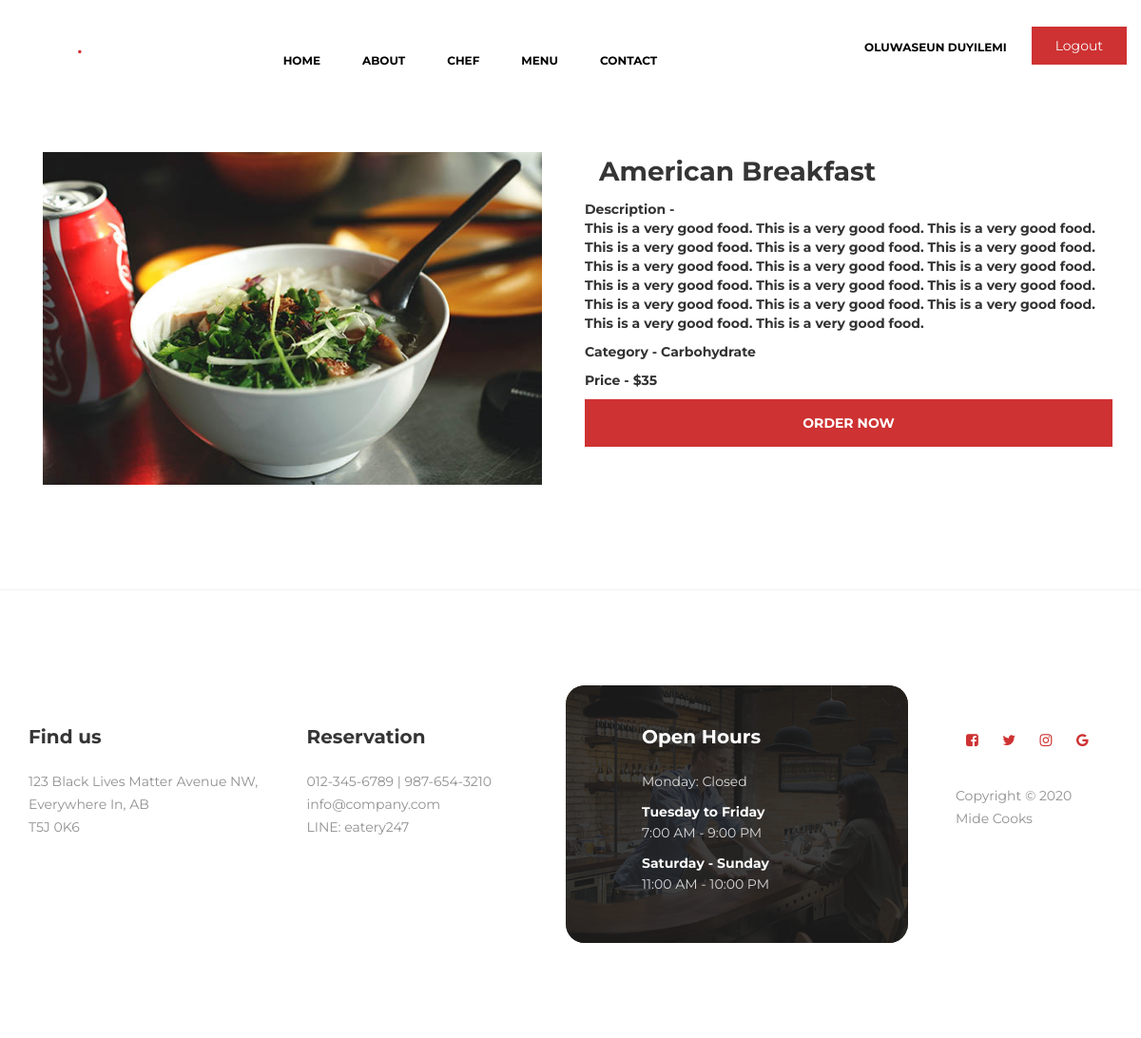
Screenshot of /food.php?id=A1234567 (signed in) with the database file from the repository.
### tables this page shows
CREATE TABLE `users` (
  `name` varchar(100) NOT NULL,
  `email` varchar(100) NOT NULL,
  `password` varchar(100) NOT NULL,
  `phone` varchar(100) NOT NULL,
  `address` varchar(100) NOT NULL
);

CREATE TABLE `menu` (
  `id` varchar(100) NOT NULL,
  `title` varchar(100) NOT NULL,
  `description` varchar(9000) NOT NULL,
  `category` varchar(100) NOT NULL,
  `price` varchar(100) NOT NULL,
  `image` varchar(100) NOT NULL
);

### food.php (the view, shortened to what this page needs)
<?php
require("connect.php");
if (isset($_SESSION['user']))
{
  $user = $_SESSION['user'];
  $Quedybbr="SELECT * FROM users WHERE email='$user'";
     $run_quedybbr=mysqli_query($conn, $Quedybbr) or die('Error!!! ,query failed'.mysql_error());
          while($profidybbr=mysqli_fetch_array($run_quedybbr))
                 {
                 $uname=$profidybbr['name'];
                 }
}
else
{
  header("location:index.php");
}
if (isset($_GET['id']))
{
  $id = $_GET['id'];
  $Quedybbr="SELECT * FROM menu WHERE id='$id'";
     $run_quedybbr=mysqli_query($conn, $Quedybbr) or die('Error!!! ,query failed'.mysql_error());
          while($profidybbr=mysqli_fetch_array($run_quedybbr))
                 {
                 $ftitle=$profidybbr['title'];
                 $fdesc=$profidybbr['description'];
                 $fprice=$profidybbr['price'];
                 $fimage=$profidybbr['image'];
                 $fcategory=$profidybbr['category'];
                 }
}
else
{
  header("location:index.php#menu?response=Sorry, you must be logged in to place orders");
}
?>
<!DOCTYPE html>
<html lang="en">
<head>
     <link rel="stylesheet" href="css/bootstrap.min.css">
     <link rel="stylesheet" href="css/font-awesome.min.css">
     <link rel="stylesheet" href="css/animate.css">
     <link rel="stylesheet" href="css/owl.carousel.css">
     <link rel="stylesheet" href="css/owl.theme.default.min.css">
     <link rel="stylesheet" href="css/magnific-popup.css">
     <link rel="stylesheet" href="css/templatemo-stylee.css">
</head>
<body>
     <section class="navbar custom-navbar navbar-fixed-top" role="navigation">
          <div class="container">
               <div class="navbar-header">
                    <a href="index.html" class="navbar-brand">Mide <span>.</span> Cooks</a>
               </div>
               <div class="collapse navbar-collapse">
                    <ul class="nav navbar-nav navbar-nav-first">
                         <li style="color:#CE3232; padding-top:14px;"><a href="index.php">Home</a></li>
                         <li style="color:#CE3232; padding-top:14px;"><a href="index.php#about">About</a></li>
                         <li style="color:#CE3232; padding-top:14px;"><a href="index.php#team">Chef</a></li>
                         <li style="color:#CE3232; padding-top:14px;"><a href="index.php#menu">Menu</a></li>
                         <li style="color:#CE3232; padding-top:14px;"><a href="index.php#contact">Contact</a></li>
                    </ul>
                    <ul class="nav navbar-nav navbar-right">
                         <li>
                           <a href="update.php"><?php if (isset($_SESSION['user'])) { echo $uname; } else  { } ?></a>
                         </li>
                         <?php
                        if (isset($_SESSION['user'])) { echo "<a href='logout.php' class='section-btn'>Logout</a>";
                         }
                         else
                         {
                         	echo "<a href='login.php' class='section-btn'>Login</a>";
                         }
                         ?>
                    </ul>
               </div>
          </div>
     </section>
     <section id="contact" data-stellar-background-ratio="0.5">
          <div class="container"><br><br><br>
               <div class="row">
                    <div class="wow fadeInUp col-md-6 col-sm-12" data-wow-delay="0.4s">
                      <div class="col-md-12 col-sm-12">
                           <div class="section-title wow fadeInUp" data-wow-delay="0.1s">
                                <h2><img src="menu/<?php echo $fimage; ?>.jpg" width="100%"></h2>
                           </div>
                      </div>
                    </div>
                    <div class="col-md-6 col-sm-12">
                         <div class="col-md-12 col-sm-12">
                              <div class="section-title wow fadeInUp" data-wow-delay="0.1s">
                                   <h2><?php echo $ftitle; ?></h2>
                              </div>
                         </div>
                         <form action="" method="post" class="wow fadeInUp" >
                              <h5 >Description -<br> <?php echo $fdesc; ?></h5>
                              <h5 >Category - <?php echo $fcategory; ?></h5>
                              <h5 >Price - $<?php echo $fprice; ?></h5>
                                   <button type="submit" class="form-control" id="cf-submit" name="submit">ORDER NOW</button>
                              </div>
                    </div>
               </div>
     </section>
     <footer id="footer" data-stellar-background-ratio="0.5">
          <div class="container">
               <div class="row">
                    <div class="col-md-3 col-sm-8">
                         <div class="footer-info">
                              <div class="section-title">
                                   <h2 class="wow fadeInUp" data-wow-delay="0.2s">Find us</h2>
                              </div>
                              <address class="wow fadeInUp" data-wow-delay="0.4s">
                              <p>123 Black Lives Matter Avenue NW,<br> Everywhere In, AB<br> T5J 0K6 </p>
                              </address>
                         </div>
                    </div>
                    <div class="col-md-3 col-sm-8">
                         <div class="footer-info">
                              <div class="section-title">
                                   <h2 class="wow fadeInUp" data-wow-delay="0.2s">Reservation</h2>
                              </div>
                              <address class="wow fadeInUp" data-wow-delay="0.4s">
                                   <p>012-345-6789 | 987-654-3210</p>
                                   <p><a href="mailto:info@midecooks.com">info@company.com</a></p>
                                   <p>LINE: eatery247 </p>
                              </address>
                         </div>
                    </div>
                    <div class="col-md-4 col-sm-8">
                         <div class="footer-info footer-open-hour">
                              <div class="section-title">
                                   <h2 class="wow fadeInUp" data-wow-delay="0.2s">Open Hours</h2>
                              </div>
                              <div class="wow fadeInUp" data-wow-delay="0.4s">
                                   <p>Monday: Closed</p>
                                   <div>
                                        <strong>Tuesday to Friday</strong>
                                        <p>7:00 AM - 9:00 PM</p>
                                   </div>
                                   <div>
                                        <strong>Saturday - Sunday</strong>
                                        <p>11:00 AM - 10:00 PM</p>
                                   </div>
                              </div>
                         </div>
                    </div>
                    <div class="col-md-2 col-sm-4">
                         <ul class="wow fadeInUp social-icon" data-wow-delay="0.4s">
                              <li><a href="#" class="fa fa-facebook-square" attr="facebook icon"></a></li>
                              <li><a href="#" class="fa fa-twitter"></a></li>
                              <li><a href="#" class="fa fa-instagram"></a></li>
                              <li><a href="#" class="fa fa-google"></a></li>
                         </ul>
                         <div class="wow fadeInUp copyright-text" data-wow-delay="0.8s">
                              <p><br>Copyright &copy; 2020 <br>Mide Cooks</p>
                         </div>
                    </div>
               </div>
          </div>
     </footer>
</body>
</html>

### css/templatemo-stylee.css (style rules this page uses)
body { background: #ffffff; font-family: 'Montserrat', sans-serif; overflow-x: hidden; }
h1,h2,h3,h4,h5,h6 { font-weight: bold; line-height: inherit; }
h2 { color: #353535; font-size: 2em; padding-bottom: 10px; }
p { color: #757575; font-size: 14px; font-weight: normal; line-height: 24px; }
html { -webkit-font-smoothing: antialiased; }
a { color: #252525; -webkit-transition: 0.5s; transition: 0.5s; text-decoration: none !important; }
.section-title { padding-bottom: 40px; }
.section-title h2 { margin: 0; }
section { position: relative; padding: 100px 0; }
.section-btn { background: #ce3232; border-radius: 0; border: 0; color: #f9f9f9; font-size: inherit; font-weight: normal; padding: 10px 25px; transition: 0.5s 0.2s; }
.custom-navbar { border: none; margin-bottom: 0; padding: 25px 0; }
.custom-navbar .navbar-brand { color: #ffffff; font-size: 18px; font-weight: bold; }
.custom-navbar .navbar-brand span { color: #ce3232; }
.custom-navbar .navbar-nav.navbar-nav-first { margin-left: 8em; }
.custom-navbar .navbar-nav.navbar-right li a { padding-right: 12px; padding-left: 12px; }
.custom-navbar .navbar-nav.navbar-right .section-btn { display: inline-block; margin: 0.2em 0 0 1em; }
.custom-navbar .nav li a { font-size: 12px; font-weight: bold; color: #000; padding-right: 22px; padding-left: 22px; text-transform: uppercase; }
@media (min-width:768px) { .custom-navbar { border-bottom: 0; background: 0 0; } }
#contact .section-title { padding-bottom: 0; }
#contact .form-control { background: transparent; border: 0; border-bottom: 1px solid #dddddd; border-radius: 0; box-shadow: none; font-size: 14px; font-weight: normal; margin-bottom: 15px; transition: all ease-in-out 0.4s; }
#contact button#cf-submit { background: #ce3232; border-radius: 0; border: 0; color: #ffffff; font-weight: bold; height: 50px; }
footer { border-top: 1px solid rgba(0,0,0,0.05); padding: 120px 0; padding-bottom: 80px; }
footer .section-title { padding-bottom: 10px; }
footer h2 { font-size: 20px; }
footer a, footer p { color: #909090; }
footer strong { color: #d9d9d9; }
footer address p { margin-bottom: 0; }
.footer-info, footer .social-icon { margin-top: 20px; }
.footer-open-hour { background: #ce3232; background: url('../images/footer-open-hour-bg.jpg') center center no-repeat; background-size: cover; border-radius: 20px; margin-top: 0; padding: 40px 0 40px 80px; overflow: hidden; position: relative; z-index: 22; right: 20px; bottom: 20px; }
.footer-open-hour::after { background: rgba(29,29,29,0.85); content: ""; position: absolute; top: 0; right: 0; bottom: 0; left: 0; width: 100%; height: 100%; z-index: -2222; }
.footer-open-hour h2 { color: #ffffff; }
.footer-open-hour p { color: #d9d9d9; }
.footer-open-hour strong { color: #f9f9f9; }
.social-icon { position: relative; padding: 0; margin: 0; }
.social-icon li { display: inline-block; list-style: none; margin-bottom: 5px; }
.social-icon li a { border-radius: 100px; color: #ce3232; font-size: 15px; width: 35px; height: 35px; line-height: 35px; text-decoration: none; text-align: center; transition: all 0.4s ease-in-out; position: relative; }

### rows the page displays
users: name "OLUWASEUN DUYILEMI"
menu: title "American Breakfast", description "This is a very good food. This is a very good food. This is a very good food. This is a very good food. This is a very good food. This is a very good food. This is a very good food. This is a very good food. This is a very good food. This is a very good food. This is a very good food. This is a very good food. This is a very good food. This is a very good food. This is a very good food. This is a very good food. This is a very good food.", category "Carbohydrate", price "35"
